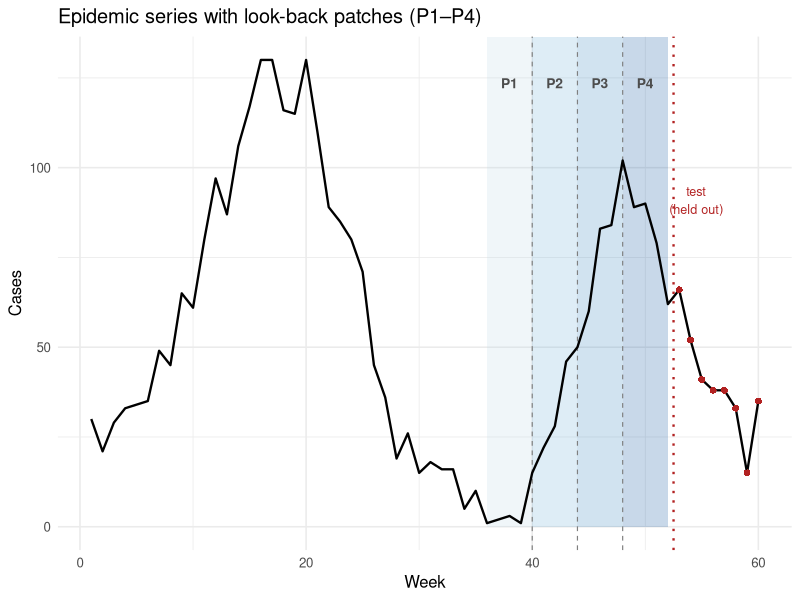
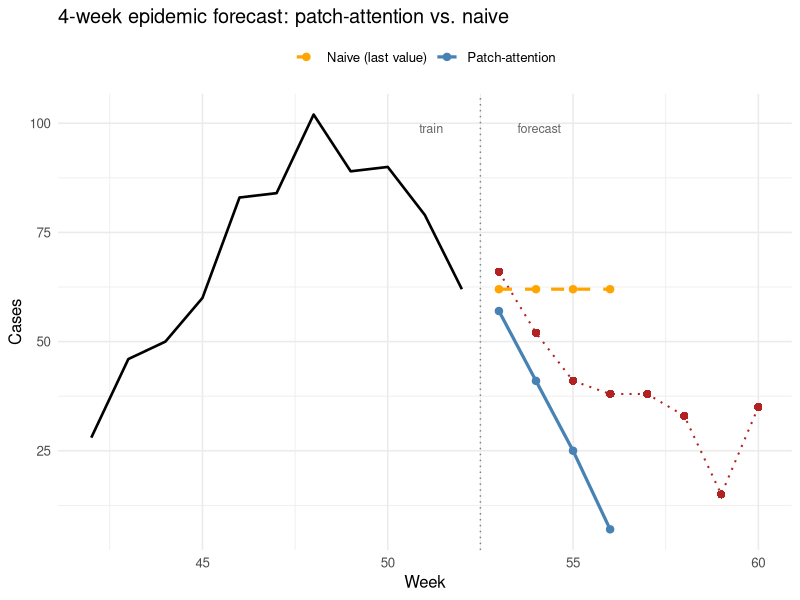

The R script that drew these images, in order:
## ---- chunk 1
#| label: data-setup

set.seed(42)
n_total <- 60       # 52 weeks training + 8 weeks test
t_seq   <- 1:n_total

wave1    <- 100 * exp(-((t_seq - 18)^2) / 50)
wave2    <-  80 * exp(-((t_seq - 48)^2) / 30)
seasonal <-  15 * sin(2 * pi * t_seq / 52)
noise    <- rnorm(n_total, 0, 6)

cases <- pmax(1, round(wave1 + wave2 + seasonal + noise + 20))

n_train <- 52
n_test  <- 8
train_cases <- cases[1:n_train]
test_cases  <- cases[(n_train + 1):n_total]

cat("Training weeks:", n_train, "| Test weeks:", n_test, "\n")
cat("Case range — train:", min(train_cases), "–", max(train_cases),
    "| test:", min(test_cases), "–", max(test_cases), "\n")
## ---- chunk 2
#| label: helpers

L     <- 16   # look-back window (weeks)
P_len <-  4   # patch length (weeks per patch)
P     <- L / P_len   # number of patches = 4
H     <-  4   # forecast horizon (weeks ahead)

# RevIN: normalize one window, return normalized values + stats for denorm
revin_norm <- function(x) {
  mu    <- mean(x)
  sigma <- sd(x)
  list(x_norm = (x - mu) / (sigma + 1e-8), mu = mu, sigma = sigma)
}

revin_denorm <- function(x_norm, mu, sigma) {
  x_norm * (sigma + 1e-8) + mu
}

# Summarize each patch as its mean (the "embedding")
make_patch_means <- function(x_norm, patch_len) {
  n_p <- length(x_norm) / patch_len
  vapply(seq_len(n_p), function(i) {
    idx <- ((i - 1) * patch_len + 1):(i * patch_len)
    mean(x_norm[idx])
  }, numeric(1))
}
## ---- chunk 3
#| label: build-dataset

n_samples <- n_train - L - H + 1   # = 33 training examples

X_patches  <- matrix(NA_real_, n_samples, P)
y_targets  <- matrix(NA_real_, n_samples, H)
norm_stats  <- vector("list", n_samples)   # store mu/sigma for each window

for (i in seq_len(n_samples)) {
  window    <- train_cases[i:(i + L - 1)]
  rv        <- revin_norm(window)
  norm_stats[[i]] <- rv
  X_patches[i, ] <- make_patch_means(rv$x_norm, P_len)
  future         <- train_cases[(i + L):(i + L + H - 1)]
  y_targets[i, ] <- (future - rv$mu) / (rv$sigma + 1e-8)
}

cat("Training samples:", n_samples,
    "| Patches per sample:", P,
    "| Forecast steps:", H, "\n")
## ---- chunk 4
#| label: model-def

softmax <- function(alpha) {
  e <- exp(alpha - max(alpha))
  e / sum(e)
}

# params layout: alpha[1:P], vec(W)[1:(P*H)], b[1:H]
forward <- function(params, X) {
  alpha <- params[seq_len(P)]
  W     <- matrix(params[(P + 1):(P + P * H)], nrow = P, ncol = H)
  b     <- params[(P + P * H + 1):(P + P * H + H)]
  w     <- softmax(alpha)
  Z     <- sweep(X, 2, w, "*")                              # n × P
  Z %*% W + matrix(b, nrow(X), H, byrow = TRUE)            # n × H
}

loss_fn <- function(params) {
  yhat <- forward(params, X_patches)
  mean((yhat - y_targets)^2)
}
## ---- chunk 5
#| label: train

num_grad <- function(f, x, eps = 1e-5) {
  vapply(seq_along(x), function(j) {
    x1 <- x2 <- x
    x1[j] <- x1[j] + eps
    x2[j] <- x2[j] - eps
    (f(x1) - f(x2)) / (2 * eps)
  }, numeric(1))
}

set.seed(7)
n_params <- P + P * H + H    # 4 + 16 + 4 = 24
params <- c(rep(0, P), rnorm(P * H, 0, 0.1), rep(0, H))

lr       <- 0.05
n_iter   <- 2500
loss_log <- numeric(n_iter)

for (iter in seq_len(n_iter)) {
  g       <- num_grad(loss_fn, params)
  params  <- params - lr * g
  loss_log[iter] <- loss_fn(params)
}

w_learned <- softmax(params[seq_len(P)])
cat("Final training loss (normalized MSE):", round(loss_fn(params), 4), "\n\n")
cat("Learned patch attention weights:\n")
cat(paste0("  patch ", seq_len(P), " (weeks ",
           (seq_len(P) - 1) * P_len + 1, "–",
           seq_len(P) * P_len, " of look-back): ",
           round(w_learned, 3)), sep = "\n")
## ---- chunk 6
#| label: fig-patches
#| fig-cap: "The 16-week look-back window (weeks 37–52, shaded) is divided into four patches of four weeks each. Each patch becomes one 'token' for the transformer encoder. The final patch (weeks 49–52, darkest shading) carries the most recent trend information and typically receives the highest attention weight."

library(ggplot2)
library(dplyr)

# Build patch boundary data for the look-back window used in the test forecast
lb_start <- n_train - L + 1   # week 37
lb_end   <- n_train            # week 52

patch_df <- data.frame(
  xmin  = lb_start + (seq_len(P) - 1) * P_len - 1,
  xmax  = lb_start + seq_len(P) * P_len - 1,
  patch = factor(seq_len(P)),
  alpha_fill = seq(0.10, 0.40, length.out = P)
)

ts_df <- data.frame(week = seq_along(cases), cases = cases)

ggplot() +
  geom_rect(
    data = patch_df,
    aes(xmin = xmin, xmax = xmax, ymin = 0, ymax = Inf, fill = patch),
    alpha = 0.22, show.legend = FALSE
  ) +
  geom_vline(
    xintercept = patch_df$xmin[-1],
    linetype = "dashed", colour = "grey50", linewidth = 0.4
  ) +
  geom_line(data = ts_df, aes(x = week, y = cases),
            colour = "black", linewidth = 0.8) +
  geom_point(data = ts_df |> dplyr::filter(week > n_train),
             aes(x = week, y = cases),
             colour = "firebrick", size = 2, shape = 16) +
  scale_fill_manual(values = c("#bdd7e7", "#6baed6", "#3182bd", "#08519c")) +
  annotate("text", x = lb_start + (seq_len(P) - 0.5) * P_len - 1,
           y = max(cases) * 0.95,
           label = paste0("P", seq_len(P)),
           colour = "grey30", size = 3.5, fontface = "bold") +
  annotate("text", x = n_train + 2.5, y = max(cases) * 0.7,
           label = "test\n(held out)", colour = "firebrick", size = 3.2) +
  geom_vline(xintercept = n_train + 0.5,
             linetype = "dotted", colour = "firebrick", linewidth = 0.8) +
  labs(x = "Week", y = "Cases",
       title = "Epidemic series with look-back patches (P1–P4)") +
  theme_minimal(base_size = 12)
## ---- chunk 7
#| label: forecast

# Input window: last L=16 weeks of training data
forecast_window <- train_cases[(n_train - L + 1):n_train]
rv_test         <- revin_norm(forecast_window)
X_test          <- matrix(make_patch_means(rv_test$x_norm, P_len), nrow = 1)

# Forward pass → normalized predictions → denormalize
pred_norm  <- forward(params, X_test)
pred_cases <- pmax(0, round(revin_denorm(pred_norm[1, ], rv_test$mu, rv_test$sigma)))

# Naive baseline: repeat the last observed value
naive_pred <- rep(train_cases[n_train], H)

# Error on the first H test weeks
obs_H <- test_cases[seq_len(H)]
rmse_patch <- sqrt(mean((pred_cases - obs_H)^2))
rmse_naive <- sqrt(mean((naive_pred  - obs_H)^2))

cat("4-week forecast (patch-attention):", pred_cases, "\n")
cat("4-week forecast (naive):          ", naive_pred, "\n")
cat("Observed:                         ", obs_H, "\n\n")
cat("RMSE — patch-attention:", round(rmse_patch, 1),
    "| naive:", round(rmse_naive, 1), "\n")
## ---- chunk 8
#| label: fig-forecast
#| fig-cap: "Four-week epidemic forecast. The patch-attention model (blue) captures the declining trend of the second wave by learning that the most recent patches — which show falling incidence — deserve higher attention weights. The naive forecast (orange dashed) anchors on the last observed value and misses the trend. Observed values beyond the training cutoff are shown in red."

display_weeks <- (n_train - 10):n_total
obs_df <- data.frame(
  week  = display_weeks,
  cases = cases[display_weeks],
  type  = ifelse(display_weeks <= n_train, "Observed (train)", "Observed (test)")
)

fc_weeks <- (n_train + 1):(n_train + H)
fc_df <- data.frame(
  week  = rep(fc_weeks, 2),
  cases = c(pred_cases, naive_pred),
  model = rep(c("Patch-attention", "Naive (last value)"), each = H)
)

ggplot() +
  geom_line(
    data = obs_df |> dplyr::filter(type == "Observed (train)"),
    aes(x = week, y = cases),
    colour = "black", linewidth = 0.9
  ) +
  geom_point(
    data = obs_df |> dplyr::filter(type == "Observed (test)"),
    aes(x = week, y = cases),
    colour = "firebrick", size = 2.5, shape = 16
  ) +
  geom_line(
    data = obs_df |> dplyr::filter(type == "Observed (test)"),
    aes(x = week, y = cases),
    colour = "firebrick", linewidth = 0.7, linetype = "dotted"
  ) +
  geom_line(
    data = fc_df,
    aes(x = week, y = cases, colour = model, linetype = model),
    linewidth = 1.1
  ) +
  geom_point(
    data = fc_df,
    aes(x = week, y = cases, colour = model),
    size = 2.2
  ) +
  geom_vline(xintercept = n_train + 0.5,
             linetype = "dotted", colour = "grey50") +
  scale_colour_manual(
    values = c("Patch-attention" = "steelblue",
               "Naive (last value)" = "orange"),
    name = NULL
  ) +
  scale_linetype_manual(
    values = c("Patch-attention" = "solid",
               "Naive (last value)" = "dashed"),
    name = NULL
  ) +
  annotate("text", x = n_train - 0.5, y = max(cases[display_weeks]) * 0.97,
           label = "train", hjust = 1, colour = "grey40", size = 3.2) +
  annotate("text", x = n_train + 1.5, y = max(cases[display_weeks]) * 0.97,
           label = "forecast", hjust = 0, colour = "grey40", size = 3.2) +
  labs(x = "Week", y = "Cases",
       title = "4-week epidemic forecast: patch-attention vs. naive") +
  theme_minimal(base_size = 12) +
  theme(legend.position = "top")
